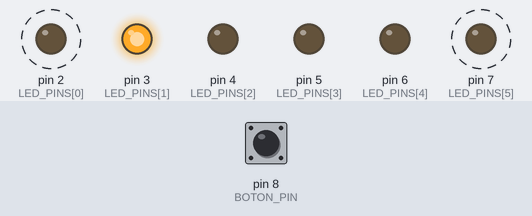
This sketch was run on a simulated Arduino Uno, built with avr-gcc and run on an emulated ATmega328P. On the bench: output pins drawn as LEDs (lit = HIGH). Dashed ring = blinking. Inputs (shaded band) come from the test bench; at power-on: pin 8 (BOTON_PIN) LOW. Random numbers use the default seed unless the sketch sets one; what the sketch prints to the serial monitor is not drawn.

Above: at 2.4 s.
2.5 s: pin 8 (BOTON_PIN) pulled HIGH for 1 s
At 4.16 s:
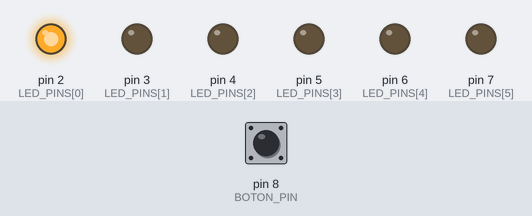
6.0 s: pin 8 (BOTON_PIN) pulled HIGH for 3.2 s
At 10.59 s:
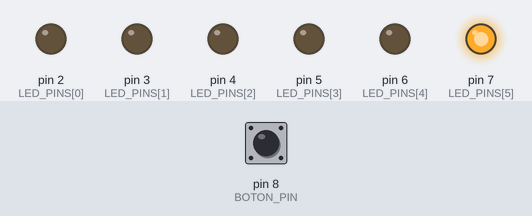
12.1 s: pin 8 (BOTON_PIN) pulled HIGH for 3.2 s
At 15.62 s:
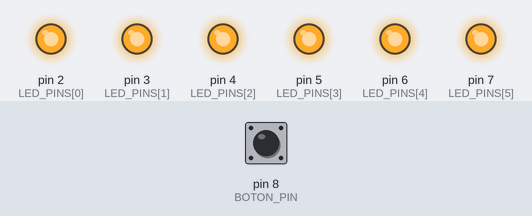
Timing chart, 0 to 24.7 s (numbered marks = the images above; inputs shaded):
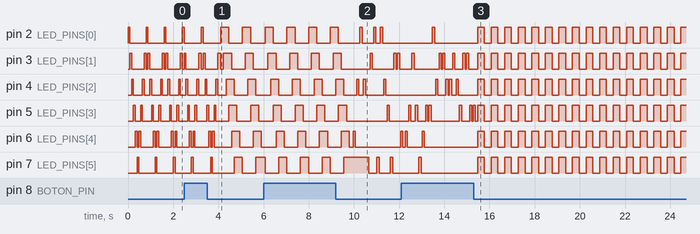

The sketch:

Ape2.ino
```cpp
const int LED_PINS[] = {2, 3, 4, 5, 6, 7};
const int BOTON_PIN = 8;
int patronActual = 1;

void setup() {
  Serial.begin(9600);

  for (int i = 0; i < 6; i++) {
    pinMode(LED_PINS[i], OUTPUT);
  }

  pinMode(BOTON_PIN, INPUT);

}

void loop() {
  leerBoton();
  switch(patronActual) {
    case 0:
      patronSecuencia();
      break;
    case 1:
      patronPersecucion();
      break;
    case 2:
      patronParpadeo();
      break;
    case 3:
      patronAleatorio();
      break;
    case 4:
      patronOnda();
      break;
  }
}

void leerBoton(){
  Serial.print("pa: ");
  Serial.print(patronActual);
  static int ultimoEstadoBoton = 0;
  int estadoBoton = digitalRead(BOTON_PIN);

  if (estadoBoton != ultimoEstadoBoton) {
    if (estadoBoton == LOW) {
      Serial.print("r:");
      Serial.print(random(5));
      patronActual = random(5);
    }
    delay(50);
  }
  ultimoEstadoBoton = estadoBoton;
}

void patronSecuencia() {
  int i = 0;
  while (i < 6) {
    digitalWrite(LED_PINS[i], HIGH);
    delay(100);
    i++;
  }
  i = 0;
  while (i < 6) {
    digitalWrite(LED_PINS[i], LOW);
    delay(100);
    i++;
  }
}

void patronPersecucion() {
  for (int i = 0; i < 6; i++) {
    apagarTodos();
    digitalWrite(LED_PINS[i], HIGH);
    delay(80);
  }
  for (int i = 6 - 2; i > 0; i--) {
    apagarTodos();
    digitalWrite(LED_PINS[i], HIGH);
    delay(80);
  }
}

void patronParpadeo() {
  for (int i = 0; i < 6; i++) {
    digitalWrite(LED_PINS[i], HIGH);
  }
  delay(300);
  // Todos apagados
  apagarTodos();
  delay(300);
}

void patronAleatorio() {
  int ledAlAzar = random(6);
  digitalWrite(LED_PINS[ledAlAzar], HIGH);
  delay(100);
  digitalWrite(LED_PINS[ledAlAzar], LOW);
  delay(50);
}

void patronOnda() {
  for (int i = 0; i < 6 + 2; i++) {
    apagarTodos();
    if (i < 6) digitalWrite(LED_PINS[i], HIGH);
    if (i - 1 >= 0 && i - 1 < 6) digitalWrite(LED_PINS[i - 1], HIGH);
    if (i - 2 >= 0 && i - 2 < 6) digitalWrite(LED_PINS[i - 2], HIGH);
    delay(120);
  }
}

void apagarTodos() {
  for (int i = 0; i < 6; i++) {
    digitalWrite(LED_PINS[i], LOW);
  }
}
```
